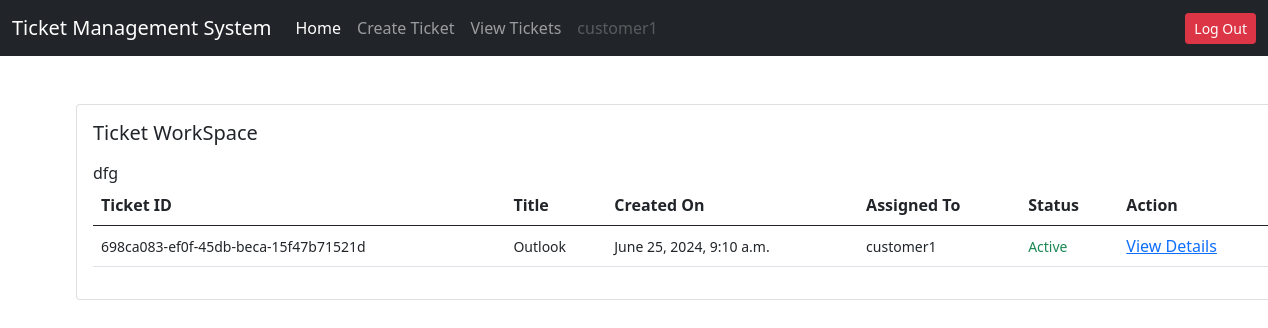
Screenshot of /workspace/ (signed in) with the database file from the repository.
### users/models.py (models this page shows, shortened)
class User(AbstractUser):
    is_customer = models.BooleanField(default=False)
    is_engineer = models.BooleanField(default=False)
    email = models.EmailField(unique=True)

### ticket/models.py (models this page shows, shortened)
class Ticket(models.Model):
    status_choices = (
        ('Active', 'Active'),
        ('Completed', 'Completed'),
        ('Pending', 'Pending'),
    )
    ticket_number = models.UUIDField(default=uuid.uuid4)
    title = models.CharField(max_length=100)
    description = models.TextField()
    created_by = models.ForeignKey(User, on_delete=models.CASCADE, related_name="created_by")
    date_created = models.DateTimeField(auto_now_add=True)
    assigned_to = models.ForeignKey(User, on_delete=models.DO_NOTHING, null=True, blank=True)
    is_resolved = models.BooleanField(default=False)
    accepted_date = models.DateTimeField(null=True, blank=True)
    closed_date = models.DateTimeField(null=True, blank=True)
    ticket_status = models.CharField(max_length=100, choices=status_choices, default='Pending')

### ticket/views.py (the view)
# urls.py: path('workspace/', views.workspace, name='workspace'),
@login_required(login_url='login')
def workspace(request):
    ticket = Ticket.objects.filter(assigned_to=request.user, is_resolved=False)
    context = {
        'ticket': ticket
    }
    return render(request, 'ticket/workspace.html', context)

### templates/ticket/workspace.html (shortened to what this page needs)
{% extends 'base.html' %}
{% load widget_tweaks %}
{% block content %}
<div class="card mx-auto" style="width: 76rem;">
    <div class="card-body">
        <h5 class="card-title mb-3 ">Ticket WorkSpace</h5>
        <table class="table">
            <thead>
                <tr>
                    <th scope="col">Ticket ID</th>
                    <th scope="col">Title</th>
                    <th scope="col">Created On</th>
                    <th scope="col">Assigned To</th>
                    <th scope="col">Status</th>
                    <th scope="col">Action</th>
                </tr>
            </thead>
            <tbody>
                {% for ticket in ticket %}
                <tr>
                    <td><small>{{ ticket.ticket_number }}</small></td>
                    <td><small>{{ ticket.title }}</small></td>
                    <td><small>{{ ticket.date_created }}</small></td>
                    {% if ticket.assigned_to %}
                    <td><small>{{ ticket.assigned_to.username }}</small></td>
                    {% else %}
                    <td><small>Not Assigned</small></td>
                    {% endif %}
                    {% if ticket.ticket_status == 'Active' %}
                    <td class="text-success"><small>Active</small></td>
                    {% elif ticket.ticket_status == 'Completed' %}
                    <td class="text-danger"><small>Completed</small></td>
                    {% elif ticket.ticket_status == 'Pending' %}
                    <td class="text-warning"><small>Pending</small></td>
                    {% endif %}
                    <td><a href="{% url 'ticket-details' ticket.id %}">View Details</a></td>
                </tr>
                {% endfor %}
            </tbody>
        </table>
    </div>
</div>
{% endblock content %}

### templates/base.html (shortened to what this page needs)
<!DOCTYPE html>
<html lang="en">
<head>
    <link href="https://cdn.jsdelivr.net/npm/bootstrap@5.0.2/dist/css/bootstrap.min.css" rel="stylesheet"
>
    <link rel="stylesheet" href="https://cdnjs.cloudflare.com/ajax/libs/font-awesome/6.0.0-beta3/css/all.min.css">
</head>
<body>
    {% if request.user.is_customer %}
    <nav class="navbar navbar-expand-lg navbar-dark bg-dark">
        <div class="container-fluid">
            <a href="/" class="navbar-brand">Ticket Management System</a>
        <div class="collapse navbar-collapse" id="navbarSupportedContent">
            <ul class="navbar-nav me-auto mb-2 mb-lg-0">
                <li class="nav-item">
                    <a href="" class="nav-link active">Home</a>
                </li>
                <li class="nav-item">
                    <a href="{% url 'create-ticket' %}" class="nav-link">Create Ticket</a>
                </li>
                <li class="nav-item">
                    <a href="{% url 'all-tickets' %}" class="nav-link">View Tickets</a>
                </li>
                <li class="nav-item">
                    <a href="#" class="nav-link disabled" tabindex="-1" aria-disabled="true">{{ request.user.username }}</a>
                </li>
            </ul>
            <a href="{% url 'logout' %}" class="btn btn-danger btn-sm ms-2"> Log Out</a>
        </div>
        </div>
    </nav>
    {% endif %}
    <div class="container mt-5">
        {% block content %}
        {% endblock content %}
    </div>
</body>
</html>

### rows the page displays
User: user.username "customer1"
Ticket: ticket_number "698ca083-ef0f-45db-beca-15f47b71521d", title "Outlook", date_created "June 25, 2024, 9:10 a.m.", assigned_to.username "customer1", ticket_status "Active"
